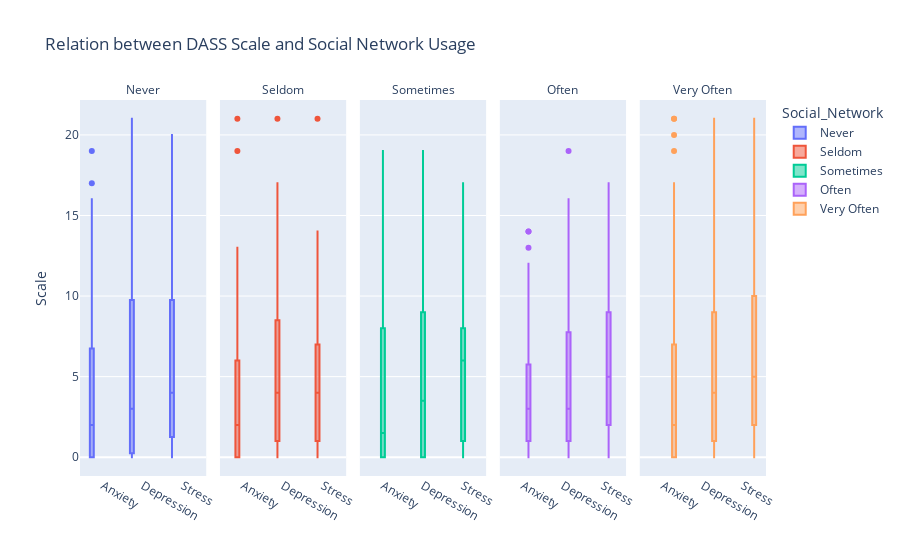

Source (notebook cell):
### Markdown cell above
## The Dark Side of Social Media
For the dark side of social media we have three arguments which will be analyzed and supported by four visualizations. The first two visualizations support the argument that social media can lead to addiction and health problems. The third visualization supports the argument that students can be more exposed to fake news. The last visualization supports the argument that students are concerned with their privacy on social media.

### Code cell
{
    "tags": [
        "hide-input",
    ]
}

df = pd.read_spss('addiction.sav')

df.rename(columns={'DASS21_depression': 'Depression', 'DASS21_anxiety': 'Anxiety', 'DASS21_stress': 'Stress'}, inplace=True)

order = ['Never', 'Seldom', 'Sometimes', 'Often', 'Very Often']

fig3 = px.box(df, y=['Anxiety', 'Depression', 'Stress'],
             labels={'variable': '', 'value': 'Scale'}, 
             title='Relation between DASS Scale and Social Network Usage', facet_col='Social_Network', 
             color=df['Social_Network'], category_orders={'Social_Network': order})
fig3.for_each_annotation(lambda a: a.update(text=a.text.split("=")[1]))

fig3.show()

### Figure 1 — Plotly figure (JSON) as saved in the notebook; plotly's stock layout.template omitted (floating-point values rounded to 4 significant figures; data arrays with more than 128 entries replaced by an {"elided": "..."} marker saying what was removed)
{"data": [{"alignmentgroup": "True", "hovertemplate": "Social_Network=Never<br>=%{x}<br>Scale=%{y}<extra></extra>", "legendgroup": "Never", "marker": {"color": "#636efa"}, "name": "Never", "notched": false, "offsetgroup": "Never", "orientation": "v", "showlegend": true, "type": "box", "x": ["Anxiety", "Anxiety", "Anxiety", "Anxiety", "Anxiety", "Anxiety", "Anxiety", "Anxiety", "Anxiety", "Anxiety", "Anxiety", "Anxiety", "Anxiety", "Anxiety", "Anxiety", "Anxiety", "Anxiety", "Anxiety", "Anxiety", "Anxiety", "Anxiety", "Anxiety", "Anxiety", "Anxiety", "Anxiety", "Anxiety", "Anxiety", "Anxiety", "Anxiety", "Anxiety", "Anxiety", "Anxiety", "Anxiety", "Anxiety", "Anxiety", "Anxiety", "Anxiety", "Depression", "Depression", "Depression", "Depression", "Depression", "Depression", "Depression", "Depression", "Depression", "Depression", "Depression", "Depression", "Depression", "Depression", "Depression", "Depression", "Depression", "Depression", "Depression", "Depression", "Depression", "Depression", "Depression", "Depression", "Depression", "Depression", "Depression", "Depression", "Depression", "Depression", "Depression", "Depression", "Depression", "Depression", "Depression", "Depression", "Depression", "Stress", "Stress", "Stress", "Stress", "Stress", "Stress", "Stress", "Stress", "Stress", "Stress", "Stress", "Stress", "Stress", "Stress", "Stress", "Stress", "Stress", "Stress", "Stress", "Stress", "Stress", "Stress", "Stress", "Stress", "Stress", "Stress", "Stress", "Stress", "Stress", "Stress", "Stress", "Stress", "Stress", "Stress", "Stress", "Stress", "Stress"], "x0": " ", "xaxis": "x", "y": [0, 0, 2, 6, 3, 1, null, 2, 7, 0, 2, 17, 10, 0, 2, 4, 0, 6, 8, 0, 0, 1, 19, 10, 16, 6, 5, 14, 5, 0, 0, 10, 0, 1, 0, 1, null, 0, 6, 1, 11, 4, 4, null, 0, 8, 0, 0, 19, 10, 0, 5, 1, 1, 0, 19, 0, 0, 0, 21, 10, 14, 5, 10, 14, 1, 2, 1, 9, 2, 5, 3, 3, null, 0, 2, 4, 12, 6, 2, null, 2, 5, 1, 0, 14, 7, 0, 14, 1, 8, 5, 17, 2, 0, 1, 20, 8, 14, 9, 6, 14, 10, 0, 0, 10, 3, 4, 3, 4, null], "y0": " ", "yaxis": "y"}, {"alignmentgroup": "True", "hovertemplate": "Social_Network=Seldom<br>=%{x}<br>Scale=%{y}<extra></extra>", "legendgroup": "Seldom", "marker": {"color": "#EF553B"}, "name": "Seldom", "notched": false, "offsetgroup": "Seldom", "orientation": "v", "showlegend": true, "type": "box", "x": ["Anxiety", "Anxiety", "Anxiety", "Anxiety", "Anxiety", "Anxiety", "Anxiety", "Anxiety", "Anxiety", "Anxiety", "Anxiety", "Anxiety", "Anxiety", "Anxiety", "Anxiety", "Anxiety", "Anxiety", "Anxiety", "Anxiety", "Anxiety", "Anxiety", "Anxiety", "Anxiety", "Anxiety", "Anxiety", "Anxiety", "Anxiety", "Anxiety", "Anxiety", "Anxiety", "Anxiety", "Anxiety", "Anxiety", "Depression", "Depression", "Depression", "Depression", "Depression", "Depression", "Depression", "Depression", "Depression", "Depression", "Depression", "Depression", "Depression", "Depression", "Depression", "Depression", "Depression", "Depression", "Depression", "Depression", "Depression", "Depression", "Depression", "Depression", "Depression", "Depression", "Depression", "Depression", "Depression", "Depression", "Depression", "Depression", "Depression", "Stress", "Stress", "Stress", "Stress", "Stress", "Stress", "Stress", "Stress", "Stress", "Stress", "Stress", "Stress", "Stress", "Stress", "Stress", "Stress", "Stress", "Stress", "Stress", "Stress", "Stress", "Stress", "Stress", "Stress", "Stress", "Stress", "Stress", "Stress", "Stress", "Stress", "Stress", "Stress", "Stress"], "x0": " ", "xaxis": "x2", "y": [null, null, 1, 0, 0, 5, 4, 0, null, 3, 0, 1, 0, 13, 3, 21, 7, 0, 9, 19, 2, null, 1, null, 7, 4, null, null, null, 2, null, 1, 0, null, null, 6, 1, 0, 3, 4, 6, null, 4, 1, 9, 0, 14, 0, 21, 7, 2, 13, 17, 9, null, 1, null, 8, 7, null, null, null, 1, null, 2, 1, null, null, 7, 4, 3, 3, 13, 1, null, 5, 1, 6, 0, 12, 4, 21, 7, 2, 7, 14, 1, null, 1, null, 7, 5, null, null, null, 1, null, 1, 0], "y0": " ", "yaxis": "y2"}, {"alignmentgroup": "True", "hovertemplate": "Social_Network=Sometimes<br>=%{x}<br>Scale=%{y}<extra></extra>", "legendgroup": "Sometimes", "marker": {"color": "#00cc96"}, "name": "Sometimes", "notched": false, "offsetgroup": "Sometimes", "orientation": "v", "showlegend": true, "type": "box", "x": {"elided": "153 str values"}, "x0": " ", "xaxis": "x3", "y": {"elided": "153 int values"}, "y0": " ", "yaxis": "y3"}, {"alignmentgroup": "True", "hovertemplate": "Social_Network=Often<br>=%{x}<br>Scale=%{y}<extra></extra>", "legendgroup": "Often", "marker": {"color": "#ab63fa"}, "name": "Often", "notched": false, "offsetgroup": "Often", "orientation": "v", "showlegend": true, "type": "box", "x": {"elided": "282 str values"}, "x0": " ", "xaxis": "x4", "y": {"elided": "282 int values"}, "y0": " ", "yaxis": "y4"}, {"alignmentgroup": "True", "hovertemplate": "Social_Network=Very Often<br>=%{x}<br>Scale=%{y}<extra></extra>", "legendgroup": "Very Often", "marker": {"color": "#FFA15A"}, "name": "Very Often", "notched": false, "offsetgroup": "Very Often", "orientation": "v", "showlegend": true, "type": "box", "x": {"elided": "702 str values"}, "x0": " ", "xaxis": "x5", "y": {"elided": "702 int values"}, "y0": " ", "yaxis": "y5"}], "layout": {"annotations": [{"font": {}, "showarrow": false, "text": "Never", "x": 0.092, "xanchor": "center", "xref": "paper", "y": 1, "yanchor": "bottom", "yref": "paper"}, {"font": {}, "showarrow": false, "text": "Seldom", "x": 0.296, "xanchor": "center", "xref": "paper", "y": 1, "yanchor": "bottom", "yref": "paper"}, {"font": {}, "showarrow": false, "text": "Sometimes", "x": 0.5, "xanchor": "center", "xref": "paper", "y": 1, "yanchor": "bottom", "yref": "paper"}, {"font": {}, "showarrow": false, "text": "Often", "x": 0.704, "xanchor": "center", "xref": "paper", "y": 1, "yanchor": "bottom", "yref": "paper"}, {"font": {}, "showarrow": false, "text": "Very Often", "x": 0.908, "xanchor": "center", "xref": "paper", "y": 1, "yanchor": "bottom", "yref": "paper"}], "boxmode": "group", "legend": {"title": {"text": "Social_Network"}, "tracegroupgap": 0}, "title": {"text": "Relation between DASS Scale and Social Network Usage"}, "xaxis": {"anchor": "y", "domain": [0, 0.184], "title": {"text": ""}}, "xaxis2": {"anchor": "y2", "domain": [0.204, 0.388], "matches": "x", "title": {"text": ""}}, "xaxis3": {"anchor": "y3", "domain": [0.408, 0.592], "matches": "x", "title": {"text": ""}}, "xaxis4": {"anchor": "y4", "domain": [0.612, 0.796], "matches": "x", "title": {"text": ""}}, "xaxis5": {"anchor": "y5", "domain": [0.816, 1], "matches": "x", "title": {"text": ""}}, "yaxis": {"anchor": "x", "domain": [0, 1], "title": {"text": "Scale"}}, "yaxis2": {"anchor": "x2", "domain": [0, 1], "matches": "y", "showticklabels": false}, "yaxis3": {"anchor": "x3", "domain": [0, 1], "matches": "y", "showticklabels": false}, "yaxis4": {"anchor": "x4", "domain": [0, 1], "matches": "y", "showticklabels": false}, "yaxis5": {"anchor": "x5", "domain": [0, 1], "matches": "y", "showticklabels": false}}}
